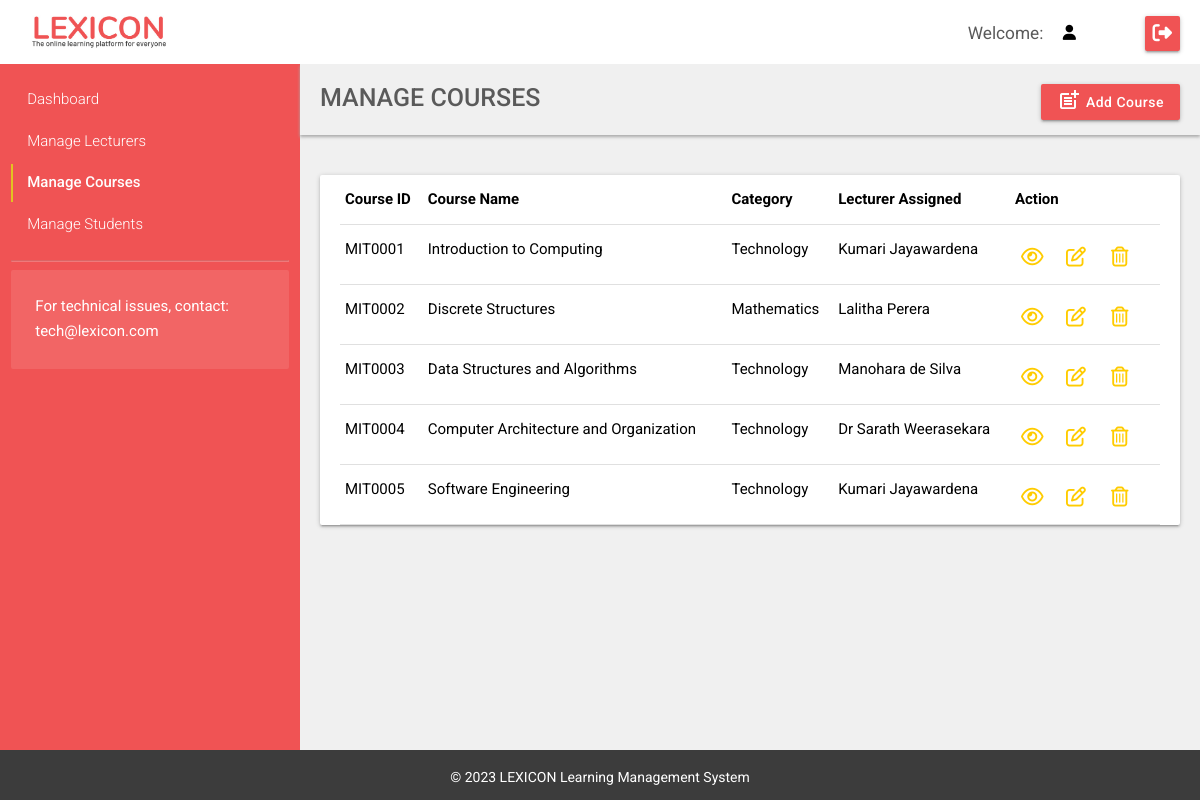
The app's page /Lexicon_LMS/managecourses.php (signed in) with its own data.
### tables this page shows
CREATE TABLE `course` (
  `cID` char(7) NOT NULL,
  `cName` varchar(75) NOT NULL,
  `category` varchar(15) NOT NULL,
  `cDesc` text NOT NULL,
  `startDate` date NOT NULL,
  `endDate` date NOT NULL,
  `lecAssigned` char(7) NOT NULL
);

CREATE TABLE `lecturer` (
  `lecID` char(7) NOT NULL,
  `lecName` varchar(75) NOT NULL,
  `lecPassword` varchar(75) NOT NULL,
  `lecEmail` varchar(75) NOT NULL,
  `usertype` varchar(8) NOT NULL
);

### Lexicon_LMS/managecourses.php (the view, shortened to what this page needs)
<?php
include_once('header.php');
$result_courses = mysqli_query($dbconnect,"SELECT * FROM `course`");
?>
<main class="row flex width-full margin-0">
	<?php include_once('aside.php');?>
	<section class="col s12 l9 m9 bg-grey padding-none-imp">
		<div class="breadcrumb-container margin-bottom-40 bg-grey" >
			<h1 class="font-w500 page-heading display-inline">Manage Courses</h1>
			<a class="waves-effect waves-light  btn right " href="newcourse.php" ><span class="material-icons left margin-right-5" style="line-height: 32px;">post_add</span></i>Add Course</a>
		</div>
		<div class="padding-lr-20">
			<div class="card">
				<div class="padding-lr-20">
					<table class="responsive-table highlight">
						<thead>
							<tr>
								<th>Course ID</th>
								<th>Course Name</th>
								<th>Category</th>
								<th>Lecturer Assigned</th>
								<th>Action</th>
							</tr>
						</thead>
						<tbody>
						<?php if (mysqli_num_rows($result_courses) > 0) {
			   			while($row = mysqli_fetch_assoc($result_courses)) {
							$lecAssigned = $row['lecAssigned'];
							$lect_sql = mysqli_query($dbconnect,"SELECT * FROM `lecturer` WHERE `lecturer`.`lecID` = '$lecAssigned' LIMIT 1");
							$row1 = mysqli_fetch_assoc($lect_sql); ?>
							<tr class="clickable-row" data-href="viewcourse.php?id=<?php echo $row['cID'];?>">
								<td><?php echo $row['cID'];?></td>
								<td><?php echo $row['cName'];?></td>
								<td><?php echo $row['category'];?></td>
								<td><?php echo $row1["lecName"];?></td>
								<td>
									<a class="btn btn-icon btn-action" href="viewcourse.php?id=<?php echo $row['cID'];?>" title="View Course"><i class="far fa-eye icon " style="font-size:20px;"></i></a>
									<a class="btn btn-icon btn-action" href="updatecourse.php?id=<?php echo $row['cID'];?>" title="Update Course"><i class="far fa-edit icon " style="font-size:20px;"></i></a>
									<a class="btn btn-icon btn-action " onclick="return confirm('Are you sure you want to delete <?php echo $row['cID'];?>?')" href="?type=course&delete=<?php echo $row['cID'];?>" title="Delete Course"><i class="far fa-trash-alt icon " style="font-size:20px;"></i></a>
								</td>
							</tr>
							<?php }}
							else {
								echo "<tr><td colspan='11'>No courses added to the system</td></tr>";
							}
							?>
						</tbody>
					</table>
				</div>
			</div>
		</div>
	</section>
</main>
<?php include_once('footer.php'); ?>

### records on screen
course: cID "MIT0001", cName "Introduction to Computing", category "Technology", lecAssigned.lecName "Kumari Jayawardena"
course: cID "MIT0002", cName "Discrete Structures", category "Mathematics", lecAssigned.lecName "Lalitha Perera"
course: cID "MIT0003", cName "Data Structures and Algorithms", category "Technology", lecAssigned.lecName "Manohara de Silva"
course: cID "MIT0004", cName "Computer Architecture and Organization", category "Technology", lecAssigned.lecName "Dr Sarath Weerasekara"
course: cID "MIT0005", cName "Software Engineering", category "Technology", lecAssigned.lecName "Kumari Jayawardena"
